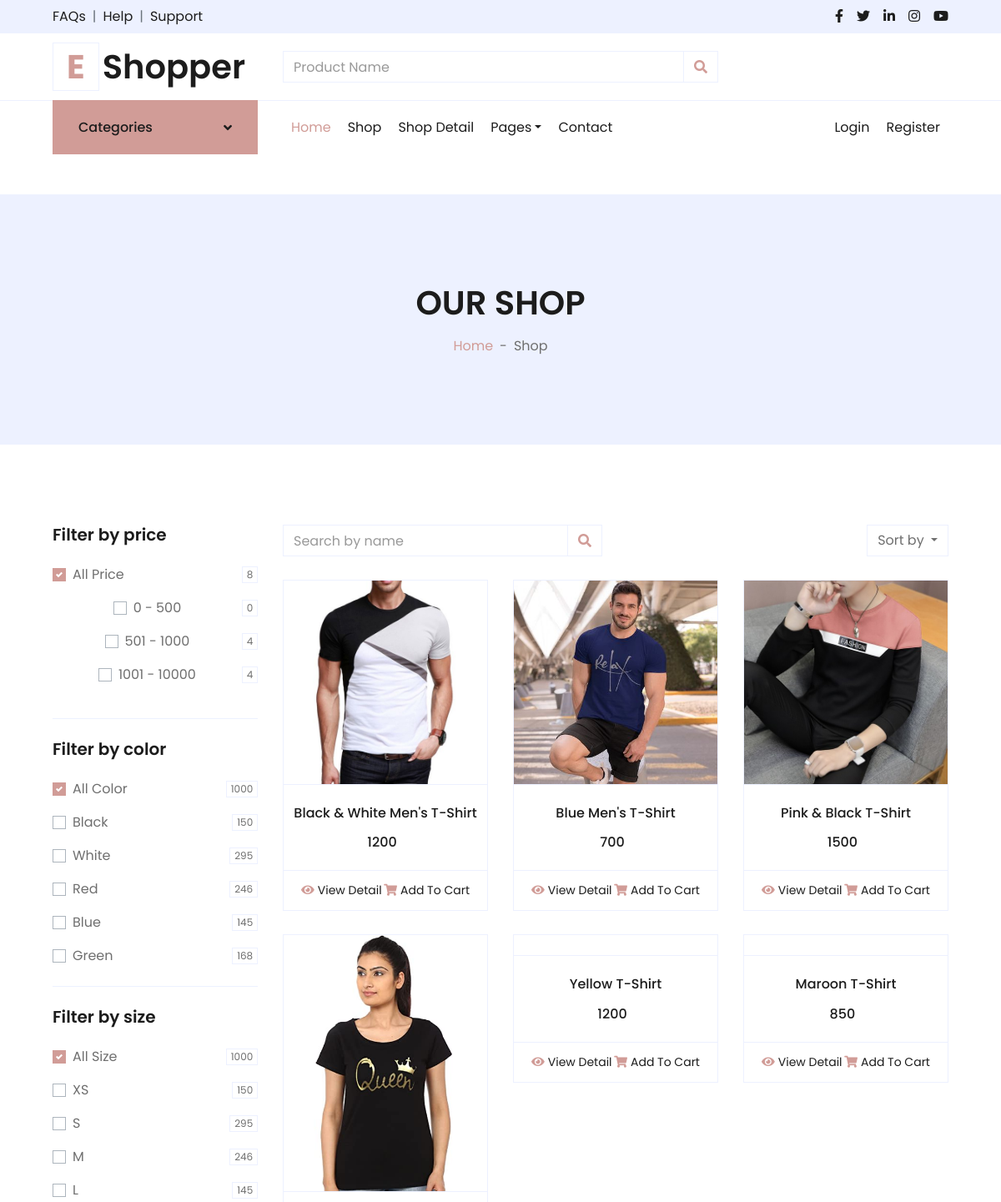
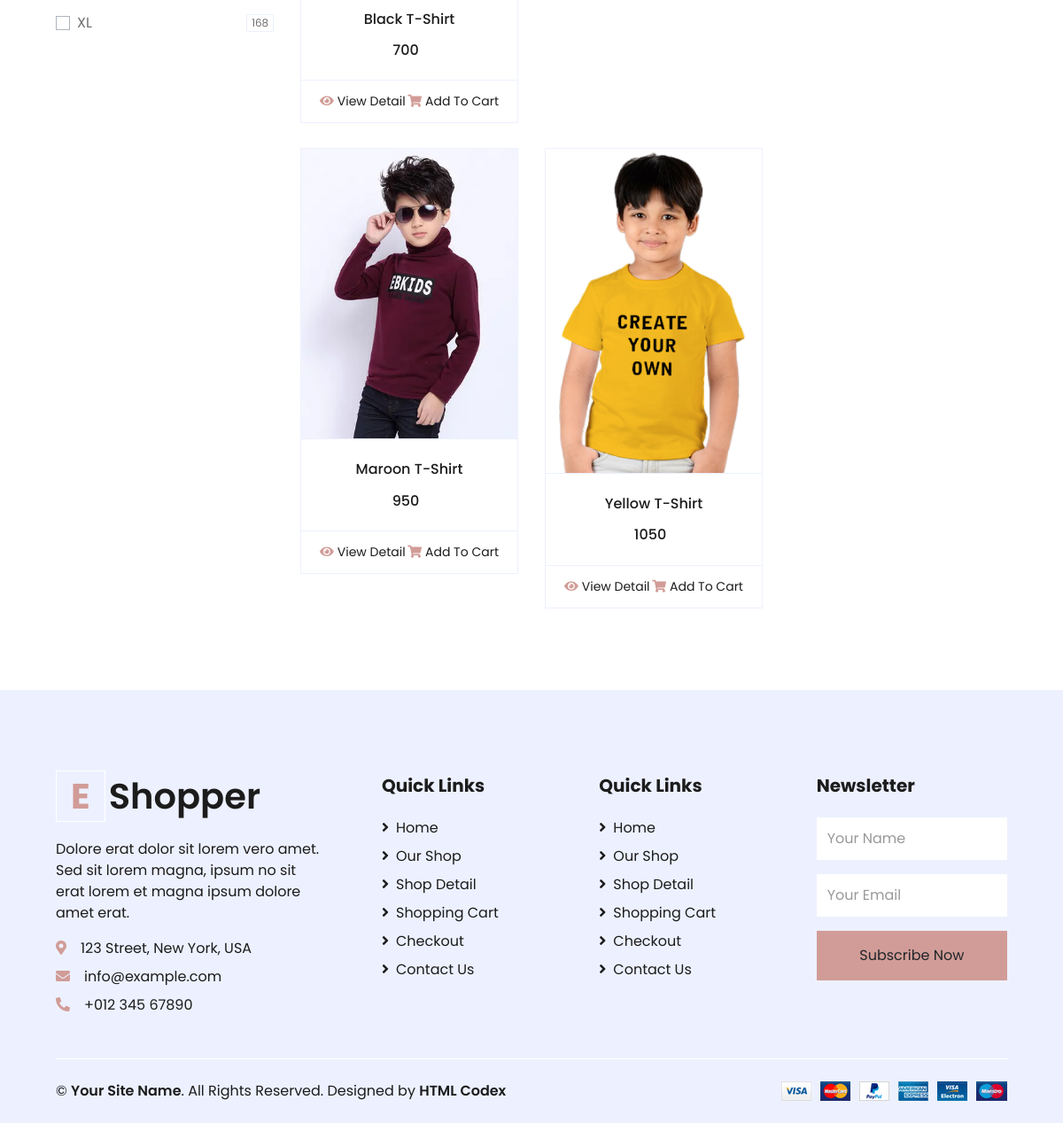
The app's page /shop/ with its own data (2 pictures, top to bottom).
### myapp/models.py (models this page shows, shortened)
class Product(models.Model):
	category=(
			('men','men'),
			('women','women'),
			('kid','kid'),
		)
	size=(
			("s","s"),
			("m","m"),
			("l","l"),
			("xl","xl"),
			("xxl","xxl"),
		)
	seller=models.ForeignKey(User,on_delete=models.CASCADE)
	product_category=models.CharField(max_length=100,choices=category)
	product_name=models.CharField(max_length=100)
	product_price=models.PositiveIntegerField()
	product_desc=models.TextField()
	product_size=models.CharField(max_length=100,choices=size)
	product_image=models.ImageField(upload_to="product_pic/")

### myapp/views.py (the view)
# urls.py: path('shop/',views.shop,name='shop'),
def shop(request):
	products=Product.objects.all()
	products500=Product.objects.filter(product_price__range=(0,500))
	products1000=Product.objects.filter(product_price__range=(501,1000))
	products1001=Product.objects.filter(product_price__range=(1001,10000))
	return render(request,'shop.html',{'products':products,'products500':products500,'products1000':products1000,'products1001':products1001})

### myapp/templates/shop.html (shortened to what this page needs)
{% extends 'header.html' %}
{% load static %}
{% block content %}
<!DOCTYPE html>
<html lang="en">
<head>
</head>
<body>
    <div class="container-fluid bg-secondary mb-5">
        <div class="d-flex flex-column align-items-center justify-content-center" style="min-height: 300px">
            <h1 class="font-weight-semi-bold text-uppercase mb-3">Our Shop</h1>
            <div class="d-inline-flex">
                <p class="m-0"><a href="">Home</a></p>
                <p class="m-0 px-2">-</p>
                <p class="m-0">Shop</p>
            </div>
        </div>
    </div>
    <div class="container-fluid pt-5">
        <div class="row px-xl-5">
            <div class="col-lg-3 col-md-12">
                <div class="border-bottom mb-4 pb-4">
                    <h5 class="font-weight-semi-bold mb-4">Filter by price</h5>
                        <div class="custom-control custom-checkbox d-flex align-items-center justify-content-between mb-3">
                            <label class="custom-control-label" for="price-all">All Price</label>
                            <span class="badge border font-weight-normal">{{products.count}}</span>
                        </div>
                        <div class="custom-control custom-checkbox d-flex align-items-center justify-content-between mb-3">
                            <label class="custom-control-label" for="price-1">0 - 500</label>
                            <span class="badge border font-weight-normal">{{products500.count}}</span>
                        </div>
                        <div class="custom-control custom-checkbox d-flex align-items-center justify-content-between mb-3">
                            <label class="custom-control-label" for="price-3">501 - 1000</label>
                            <span class="badge border font-weight-normal">{{products1000.count}}</span>
                        </div>
                        <div class="custom-control custom-checkbox d-flex align-items-center justify-content-between mb-3">
                            <label class="custom-control-label" for="price-4">1001 - 10000</label>
                            <span class="badge border font-weight-normal">{{products1001.count}}</span>
                        </div>
                </div>
                <div class="border-bottom mb-4 pb-4">
                    <h5 class="font-weight-semi-bold mb-4">Filter by color</h5>
                    <form>
                        <div class="custom-control custom-checkbox d-flex align-items-center justify-content-between mb-3">
                            <label class="custom-control-label" for="price-all">All Color</label>
                            <span class="badge border font-weight-normal">1000</span>
                        </div>
                        <div class="custom-control custom-checkbox d-flex align-items-center justify-content-between mb-3">
                            <label class="custom-control-label" for="color-1">Black</label>
                            <span class="badge border font-weight-normal">150</span>
                        </div>
                        <div class="custom-control custom-checkbox d-flex align-items-center justify-content-between mb-3">
                            <label class="custom-control-label" for="color-2">White</label>
                            <span class="badge border font-weight-normal">295</span>
                        </div>
                        <div class="custom-control custom-checkbox d-flex align-items-center justify-content-between mb-3">
                            <label class="custom-control-label" for="color-3">Red</label>
                            <span class="badge border font-weight-normal">246</span>
                        </div>
                        <div class="custom-control custom-checkbox d-flex align-items-center justify-content-between mb-3">
                            <label class="custom-control-label" for="color-4">Blue</label>
                            <span class="badge border font-weight-normal">145</span>
                        </div>
                        <div class="custom-control custom-checkbox d-flex align-items-center justify-content-between">
                            <label class="custom-control-label" for="color-5">Green</label>
                            <span class="badge border font-weight-normal">168</span>
                        </div>
                    </form>
                </div>
                <div class="mb-5">
                    <h5 class="font-weight-semi-bold mb-4">Filter by size</h5>
                    <form>
                        <div class="custom-control custom-checkbox d-flex align-items-center justify-content-between mb-3">
                            <label class="custom-control-label" for="size-all">All Size</label>
                            <span class="badge border font-weight-normal">1000</span>
                        </div>
                        <div class="custom-control custom-checkbox d-flex align-items-center justify-content-between mb-3">
                            <label class="custom-control-label" for="size-1">XS</label>
                            <span class="badge border font-weight-normal">150</span>
                        </div>
                        <div class="custom-control custom-checkbox d-flex align-items-center justify-content-between mb-3">
                            <label class="custom-control-label" for="size-2">S</label>
                            <span class="badge border font-weight-normal">295</span>
                        </div>
                        <div class="custom-control custom-checkbox d-flex align-items-center justify-content-between mb-3">
                            <label class="custom-control-label" for="size-3">M</label>
                            <span class="badge border font-weight-normal">246</span>
                        </div>
                        <div class="custom-control custom-checkbox d-flex align-items-center justify-content-between mb-3">
                            <label class="custom-control-label" for="size-4">L</label>
                            <span class="badge border font-weight-normal">145</span>
                        </div>
                        <div class="custom-control custom-checkbox d-flex align-items-center justify-content-between">
                            <label class="custom-control-label" for="size-5">XL</label>
                            <span class="badge border font-weight-normal">168</span>
                        </div>
                    </form>
                </div>
            </div>
            <div class="col-lg-9 col-md-12">
                <div class="row pb-3">
                    <div class="col-12 pb-1">
                        <div class="d-flex align-items-center justify-content-between mb-4">
                            <form action="">
                                <div class="input-group">
                                    <input type="text" class="form-control" placeholder="Search by name">
                                    <div class="input-group-append">
                                        <span class="input-group-text bg-transparent text-primary">
                                            <i class="fa fa-search"></i>
                                        </span>
                                    </div>
                                </div>
                            </form>
                            <div class="dropdown ml-4">
                                <button class="btn border dropdown-toggle" type="button" id="triggerId" data-toggle="dropdown" aria-haspopup="true"
                                        aria-expanded="false">
                                            Sort by
                                        </button>
                            </div>
                        </div>
                    </div>
                    {% for i in products %}
                    <div class="col-lg-4 col-md-6 col-sm-12 pb-1">
                        <div class="card product-item border-0 mb-4">
                            <div class="card-header product-img position-relative overflow-hidden bg-transparent border p-0">
                                <img class="img-fluid w-100" src="{{i.product_image.url}}" alt="">
                            </div>
                            <div class="card-body border-left border-right text-center p-0 pt-4 pb-3">
                                <h6 class="text-truncate mb-3">{{i.product_name}}</h6>
                                <div class="d-flex justify-content-center">
                                    <h6>{{i.product_price}}</h6><h6 class="text-muted ml-2"></h6>
                                </div>
                            </div>
                            <div class="card-footer d-flex justify-content-between bg-light border">
                                <a href="{% url 'product-detail' pk=i.pk %}" class="btn btn-sm text-dark p-0"><i class="fas fa-eye text-primary mr-1"></i>View Detail</a>
                                <a href="" class="btn btn-sm text-dark p-0"><i class="fas fa-shopping-cart text-primary mr-1"></i>Add To Cart</a>
                            </div>
                        </div>
                    </div>
                    {% endfor %}
                </div>
            </div>
        </div>
    </div>
</body>
</html>
{% endblock %}

### records on screen
Product: product_image (picture), product_name "Black & White Men's T-Shirt", product_price "1200"
Product: product_image (picture), product_name "Blue Men's T-Shirt", product_price "700"
Product: product_image (picture), product_name "Pink & Black T-Shirt", product_price "1500"
Product: product_image (picture), product_name "Black T-Shirt", product_price "700"
Product: product_name "Yellow T-Shirt", product_price "1200"
Product: product_name "Maroon T-Shirt", product_price "850"
Product: product_image (picture), product_name "Maroon T-Shirt", product_price "950"
Product: product_image (picture), product_name "Yellow T-Shirt", product_price "1050"

### other values on screen
{{ products.count }} "8"
{{ products500.count }} "0"
{{ products1000.count }} "4"
{{ products1001.count }} "4"
